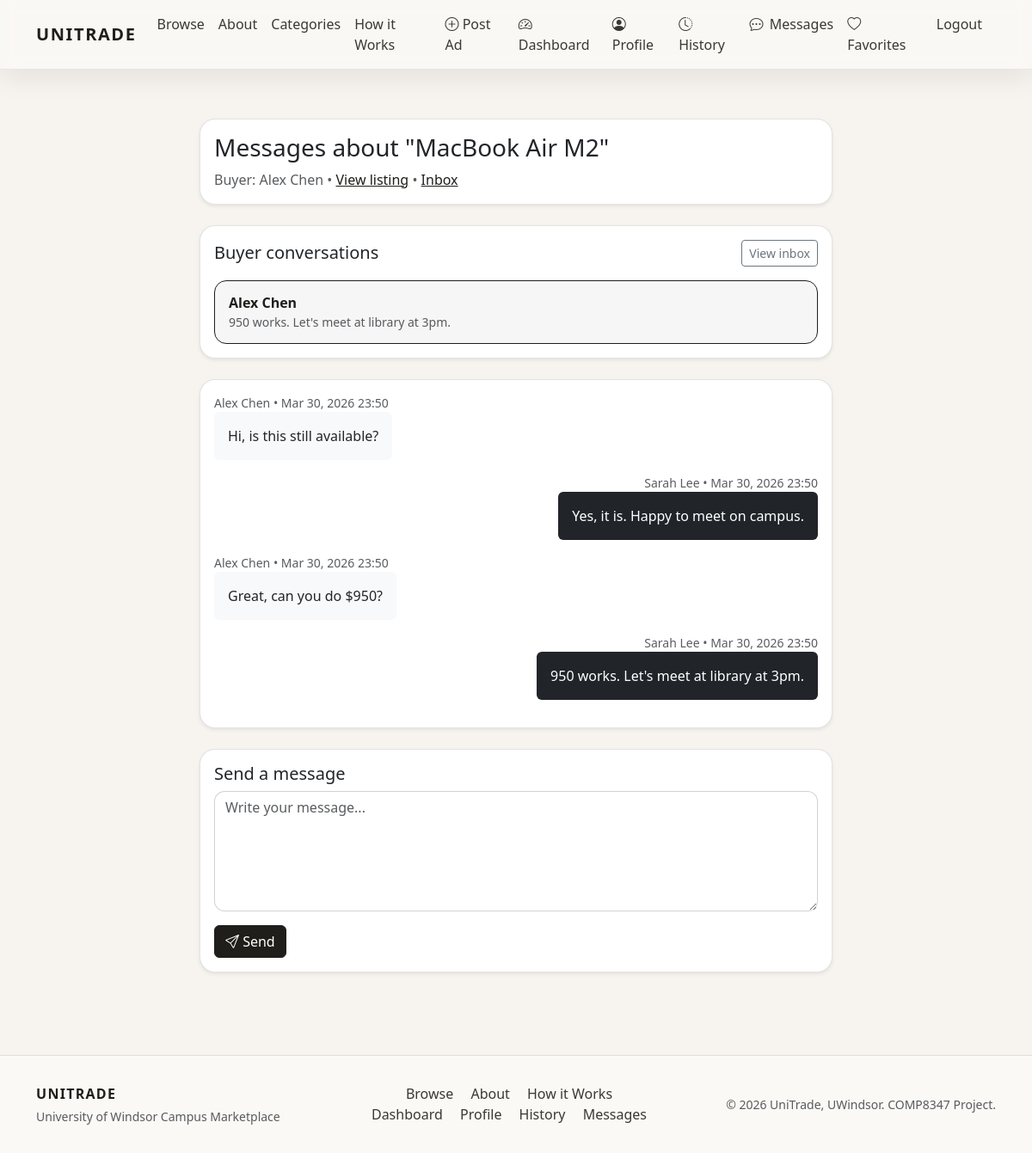
The app's page /items/1/messages/?recipient=3 (signed in), older data.
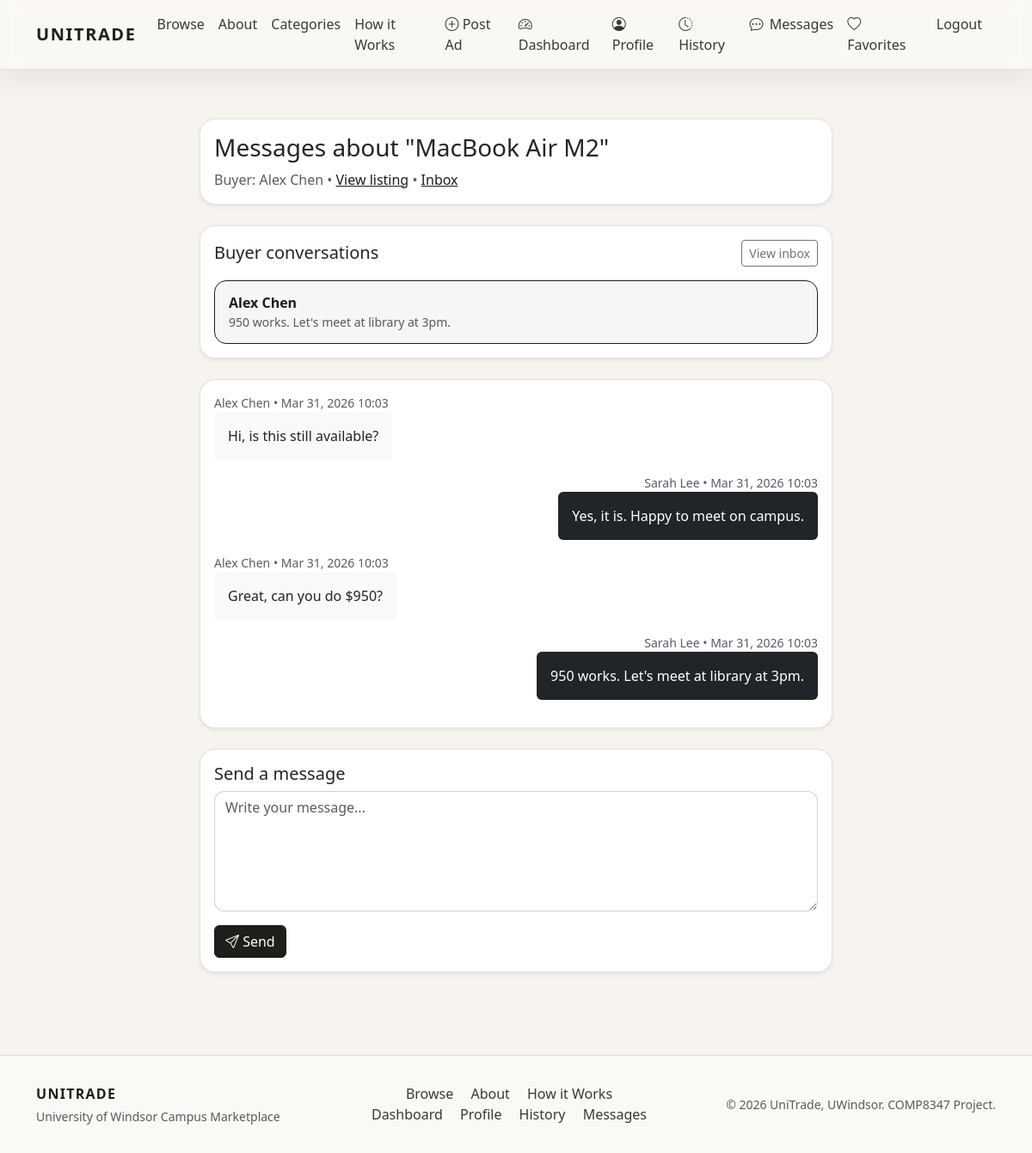
The same page, newer data.
### marketplace/models.py (models this page shows, shortened)
class Item(models.Model):
    CONDITION_NEW = 'new'
    CONDITION_LIKE_NEW = 'like_new'
    CONDITION_GOOD = 'good'
    CONDITION_FAIR = 'fair'
    CONDITION_POOR = 'poor'
    CONDITION_CHOICES = [
        (CONDITION_NEW, 'New'),
        (CONDITION_LIKE_NEW, 'Like New'),
        (CONDITION_GOOD, 'Good'),
        (CONDITION_FAIR, 'Fair'),
        (CONDITION_POOR, 'Poor'),
    ]
    STATUS_DRAFT = 'draft'
    STATUS_PUBLISHED = 'published'
    STATUS_SOLD = 'sold'
    STATUS_CHOICES = [
        (STATUS_DRAFT, 'Draft'),
        (STATUS_PUBLISHED, 'Published'),
        (STATUS_SOLD, 'Sold'),
    ]
    seller = models.ForeignKey(User, on_delete=models.CASCADE, related_name='items')
    category = models.ForeignKey(Category, on_delete=models.PROTECT, related_name='items')
    title = models.CharField(max_length=200)
    description = models.TextField()
    price = models.DecimalField(max_digits=10, decimal_places=2)
    condition = models.CharField(max_length=20, choices=CONDITION_CHOICES)
    status = models.CharField(max_length=20, choices=STATUS_CHOICES, default=STATUS_PUBLISHED)
    location = models.CharField(max_length=120, blank=True, default='UWindsor Campus')
    negotiable = models.BooleanField(default=False)
    created_at = models.DateTimeField(auto_now_add=True)
    updated_at = models.DateTimeField(auto_now=True)
    class Meta:
        ordering = ['-created_at']

class User(AbstractUser):
    university_email = models.EmailField(blank=True, null=True)
    student_id = models.CharField(max_length=32, blank=True, null=True)
    def __str__(self):
        return self.get_full_name() or self.username

class Message(models.Model):
    item = models.ForeignKey(Item, on_delete=models.CASCADE, related_name='messages')
    sender = models.ForeignKey(User, on_delete=models.CASCADE, related_name='sent_messages')
    recipient = models.ForeignKey(User, on_delete=models.CASCADE, related_name='received_messages')
    body = models.TextField()
    created_at = models.DateTimeField(auto_now_add=True)
    is_read = models.BooleanField(default=False)
    class Meta:
        ordering = ['created_at']

### marketplace/views.py (the view, shortened to what this page needs)
# urls.py: path('items/<int:pk>/messages/', views.ItemMessageView.as_view(), name='item_messages'),
class ItemMessageView(LoginRequiredMixin, View):
    def dispatch(self, request, *args, **kwargs):
        self.item = get_object_or_404(Item, pk=kwargs['pk'])
        if self.item.status == Item.STATUS_DRAFT and self.item.seller != request.user:
            messages.error(request, 'This listing is not available.')
            return redirect('marketplace:browse')
        self.thread_recipient = self._get_thread_recipient()
        return super().dispatch(request, *args, **kwargs)
    def get(self, request, *args, **kwargs):
        thread_messages = self._get_messages()
        thread_messages.filter(recipient=request.user, is_read=False).update(is_read=True)
        form = MessageForm()
        context = {
            'item': self.item,
            'seller': self.item.seller,
            'thread_messages': thread_messages,
            'thread_recipient': self.thread_recipient,
            'item_threads': build_message_threads(request.user, item_id=self.item.pk),
            'form': form,
        }
        return render(request, 'marketplace/message_thread.html', context)
    def _get_messages(self):
        queryset = Message.objects.filter(item=self.item).filter(
            Q(sender=self.request.user) | Q(recipient=self.request.user)
        )
        if self.thread_recipient:
            queryset = queryset.filter(
                Q(sender=self.request.user, recipient=self.thread_recipient)
                | Q(sender=self.thread_recipient, recipient=self.request.user)
            )
        return queryset.select_related('sender', 'recipient')
    def _get_thread_recipient(self):
        if self.request.user != self.item.seller:
            return self.item.seller
        recipient_id = self.request.GET.get('recipient') or self.request.POST.get('recipient')
        if recipient_id:
            conversation = self.item.messages.filter(
                Q(sender_id=recipient_id, recipient=self.request.user)
                | Q(sender=self.request.user, recipient_id=recipient_id)
            ).select_related('sender', 'recipient').first()
            if conversation:
                return conversation.sender if conversation.sender_id != self.request.user.id else conversation.recipient

### marketplace/forms.py
class MessageForm(forms.ModelForm):
    class Meta:
        model = Message
        fields = ['body']
        widgets = {
            'body': forms.Textarea(attrs={'rows': 3, 'placeholder': 'Write your message...'}),
        }
    def __init__(self, *args, **kwargs):
        super().__init__(*args, **kwargs)
        for field in self.fields.values():
            field.widget.attrs.setdefault('class', 'form-control')
            field.widget.attrs.setdefault('autocomplete', 'off')

### marketplace/context_processors.py (called while the page is built)
def django_messages(request):
    return {'django_messages': get_messages(request)}

def unread_message_summary(request):
    if not request.user.is_authenticated:
        return {'unread_messages_count': 0}
    return {
        'unread_messages_count': Message.objects.filter(
            recipient=request.user,
            is_read=False,
        ).count()
    }

### templates/marketplace/message_thread.html (shortened to what this page needs)
{% extends 'base.html' %}
{% block content %}
  <div class="row justify-content-center">
    <div class="col-lg-8">
      <div class="card shadow-sm mb-4">
        <div class="card-body">
          <h3>Messages about "{{ item.title }}"</h3>
          <p class="text-muted mb-0">
            {% if request.user == seller %}
              Buyer: {{ thread_recipient.get_full_name|default:thread_recipient.username|default:"Select a conversation" }}
            {% else %}
              Seller: {{ seller }}
            {% endif %}
            &bull; <a href="{% url 'marketplace:item_detail' item.pk %}">View listing</a>
            &bull; <a href="{% url 'marketplace:messages_inbox' %}">Inbox</a>
          </p>
        </div>
      </div>
      {% if request.user == seller and item_threads %}
        <div class="card shadow-sm mb-4">
          <div class="card-body">
            <div class="d-flex justify-content-between align-items-center mb-3">
              <h5 class="mb-0">Buyer conversations</h5>
              <a href="{% url 'marketplace:messages_inbox' %}?item={{ item.pk }}" class="btn btn-outline-secondary btn-sm">View inbox</a>
            </div>
            <div class="d-grid gap-2">
              {% for thread in item_threads %}
                <a href="{{ thread.thread_url }}" class="conversation-chip {% if thread_recipient and thread.other_user.pk == thread_recipient.pk %}is-active{% endif %}">
                  <span>
                    <strong>{{ thread.other_user.get_full_name|default:thread.other_user.username }}</strong>
                    <small class="d-block text-muted">{{ thread.last_message.body|truncatechars:60 }}</small>
                  </span>
                </a>
              {% endfor %}
            </div>
          </div>
        </div>
      {% endif %}
      <div class="card shadow-sm mb-4">
        <div class="card-body">
          {% for msg in thread_messages %}
            <div class="mb-3 {% if msg.sender == request.user %}text-end{% endif %}">
              <div class="small text-muted">
                {{ msg.sender }} &bull; {{ msg.created_at|date:"M d, Y H:i" }}
              </div>
              <div class="p-3 rounded d-inline-block {% if msg.sender == request.user %}bg-dark text-white{% else %}bg-light{% endif %}" style="max-width:80%;">
                {{ msg.body }}
              </div>
            </div>
          {% empty %}
            <p class="text-muted">No messages yet. Start the conversation.</p>
          {% endfor %}
        </div>
      </div>
      <div class="card shadow-sm">
        <div class="card-body">
          <h5>Send a message</h5>
          <form method="post" autocomplete="off">
            {{ form.body }}
            <button class="btn btn-primary mt-3" type="submit"><i class="bi bi-send"></i> Send</button>
          </form>
        </div>
      </div>
    </div>
  </div>
{% endblock %}

### templates/base.html (shortened to what this page needs)
{% load static %}
<!DOCTYPE html>
<html lang="en">
  <head>
    <link
      href="https://cdn.jsdelivr.net/npm/bootstrap@5.3.3/dist/css/bootstrap.min.css"
      rel="stylesheet"
    />
    <link rel="stylesheet" href="https://cdn.jsdelivr.net/npm/bootstrap-icons@1.11.3/font/bootstrap-icons.min.css">
    <link href="{% static 'css/styles.css' %}" rel="stylesheet" />
  </head>
  <body class="brand-body">
    <nav class="navbar navbar-expand-lg premium-nav fixed-top">
      <div class="container">
        <a class="navbar-brand brand-wordmark" href="{% url 'marketplace:landing' %}">
          UniTrade
        </a>
        <div class="collapse navbar-collapse" id="navbarContent">
          <ul class="navbar-nav ms-auto">
            <li class="nav-item">
              <a class="nav-link" href="{% url 'marketplace:browse' %}">Browse</a>
            </li>
            <li class="nav-item">
              <a class="nav-link" href="{% url 'marketplace:about' %}">About</a>
            </li>
            <li class="nav-item">
              <a class="nav-link" href="{% url 'marketplace:landing' %}#categories">Categories</a>
            </li>
            <li class="nav-item">
              <a class="nav-link" href="{% url 'marketplace:landing' %}#how-it-works">How it Works</a>
            </li>
            {% if user.is_authenticated %}
              <li class="nav-item">
                <a class="nav-link" href="{% url 'marketplace:item_post' %}"><i class="bi bi-plus-circle"></i> Post Ad</a>
              </li>
              <li class="nav-item">
                <a class="nav-link" href="{% url 'marketplace:dashboard' %}"><i class="bi bi-speedometer2"></i> Dashboard</a>
              </li>
              <li class="nav-item">
                <a class="nav-link" href="{% url 'marketplace:profile' %}"><i class="bi bi-person-circle"></i> Profile</a>
              </li>
              <li class="nav-item">
                <a class="nav-link" href="{% url 'marketplace:history' %}"><i class="bi bi-clock-history"></i> History</a>
              </li>
              <li class="nav-item">
                <a class="nav-link nav-link-with-badge" href="{% url 'marketplace:messages_inbox' %}">
                  <i class="bi bi-chat-dots"></i> Messages
                </a>
              </li>
              <li class="nav-item">
                <a class="nav-link" href="{% url 'marketplace:favorites' %}"><i class="bi bi-heart"></i> Favorites</a>
              </li>
              <li class="nav-item">
                <form method="post" action="{% url 'logout' %}" class="nav-logout-form">
                  <button type="submit" class="nav-link">Logout</button>
                </form>
              </li>
            {% endif %}
          </ul>
        </div>
      </div>
    </nav>
    <main class="container py-5 premium-main">
      {% block content %}{% endblock %}
    </main>
    <footer class="site-footer">
      <div class="container">
        <div class="row align-items-center gy-3">
          <div class="col-md-4">
            <span class="brand-wordmark">UniTrade</span>
            <p class="text-muted small mb-0 mt-1">University of Windsor Campus Marketplace</p>
          </div>
          <div class="col-md-4 text-md-center">
            <div class="footer-links">
              <a href="{% url 'marketplace:browse' %}">Browse</a>
              <a href="{% url 'marketplace:about' %}">About</a>
              <a href="{% url 'marketplace:landing' %}#how-it-works">How it Works</a>
              {% if user.is_authenticated %}
                <a href="{% url 'marketplace:dashboard' %}">Dashboard</a>
                <a href="{% url 'marketplace:profile' %}">Profile</a>
                <a href="{% url 'marketplace:history' %}">History</a>
                <a href="{% url 'marketplace:messages_inbox' %}">
                  Messages{% if unread_messages_count %} ({{ unread_messages_count }}){% endif %}
                </a>
              {% else %}
                <a href="{% url 'marketplace:register' %}">Register</a>
              {% endif %}
            </div>
          </div>
          <div class="col-md-4 text-md-end">
            <span class="text-muted small">&copy; 2026 UniTrade, UWindsor. COMP8347 Project.</span>
          </div>
        </div>
      </div>
    </footer>
  </body>
</html>

### static/css/styles.css (style rules this page uses)
:root { --ut-ivory: #f7f4ef; --ut-cream: #fbf9f6; --ut-charcoal: #1f1e1b; --ut-soft-charcoal: #3a3834; --ut-gold: #c6a15b; --ut-gold-glow: rgba(198, 161, 91, 0.25); --ut-border: rgba(31, 30, 27, 0.12); --ut-shadow: 0 18px 40px rgba(30, 30, 30, 0.12); }
body { font-family: "Segoe UI", system-ui, -apple-system, sans-serif; background: var(--ut-ivory); color: var(--ut-charcoal); display: flex; flex-direction: column; min-height: 100vh; }
a { color: var(--ut-charcoal); }
.brand-body { padding-top: 90px; }
.brand-wordmark { font-weight: 700; letter-spacing: 0.08em; text-transform: uppercase; color: var(--ut-charcoal); }
.premium-nav { background: rgba(251, 249, 246, 0.88); backdrop-filter: blur(10px); box-shadow: 0 10px 30px rgba(31, 30, 27, 0.08); border-bottom: 1px solid rgba(31, 30, 27, 0.08); }
.premium-nav .nav-link { color: var(--ut-soft-charcoal); font-weight: 500; }
.premium-nav .nav-link-with-badge { display: inline-flex; align-items: center; gap: 0.45rem; }
.premium-nav .nav-logout-form { margin: 0; }
.premium-nav .nav-logout-form .nav-link { background: transparent; border: 0; padding: 0.5rem 1rem; }
.premium-main { min-height: 70vh; flex: 1; }
.btn-primary { background: var(--ut-charcoal); border-color: var(--ut-charcoal); }
.card { border-radius: 18px; border: 1px solid var(--ut-border); box-shadow: 0 12px 24px rgba(31, 30, 27, 0.08); }
textarea.form-control { min-height: 140px; }
.form-control, .form-select { border-radius: 12px; border: 1px solid rgba(31, 30, 27, 0.2); }
.site-footer { background: var(--ut-cream); border-top: 1px solid var(--ut-border); padding: 2rem 0; margin-top: 3rem; }
.site-footer .footer-links a { margin-right: 1rem; text-decoration: none; color: var(--ut-soft-charcoal); font-weight: 500; }
.conversation-chip { display: flex; justify-content: space-between; align-items: center; gap: 1rem; padding: 0.85rem 1rem; border: 1px solid var(--ut-border); border-radius: 14px; text-decoration: none; background: #fff; color: var(--ut-charcoal); }
.conversation-chip.is-active { border-color: var(--ut-charcoal); background: rgba(31, 30, 27, 0.04); }

Row changes from the older to the newer data that the page shows:
changed Message "Hi, is this still available?": created_at "Mar 30, 2026 23:50" → "Mar 31, 2026 10:03"
changed Message "Yes, it is. Happy to meet on campus.": created_at "Mar 30, 2026 23:50" → "Mar 31, 2026 10:03"
changed Message "Great, can you do $950?": created_at "Mar 30, 2026 23:50" → "Mar 31, 2026 10:03"
changed Message "950 works. Let's meet at library at 3pm.": created_at "Mar 30, 2026 23:50" → "Mar 31, 2026 10:03"
